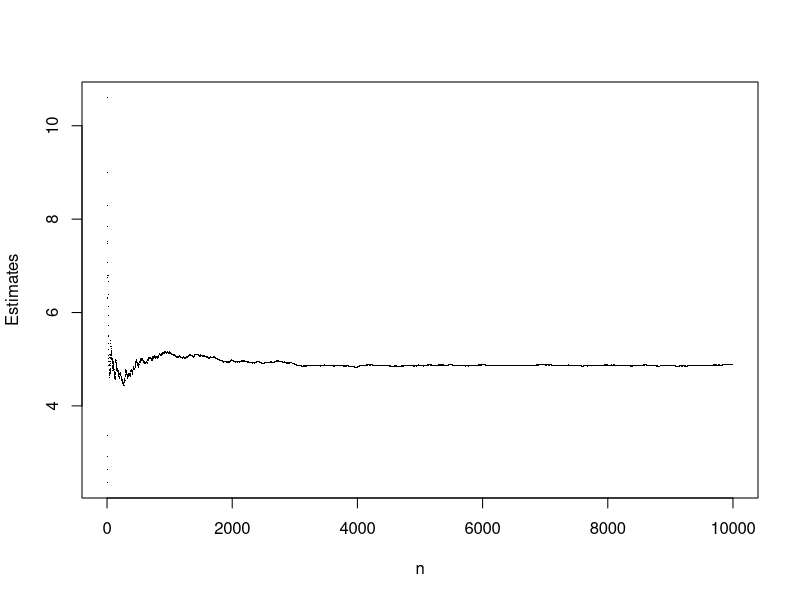

Here is the R script that generated this plot:
## ---- chunk 1
#-----------------------------------------------------------
# Function: estInt1(n) 
#           - (Function to estimate gievn definite integral)
# Input   : n
#           - (The nr. of paris of (U_1, U_2) to generate)
# Output  : est
#           - (The estimate of the definite integal)
#-----------------------------------------------------------
estInt1 <- function(n) {          
  storeVal1 <- c()
  for(i in 1:n){
    U1 <- runif(1)                    
    U2 <- runif(1)
    evalFun <- exp((U1 + U2)^2)        #Evaluate given function.
    storeVal1 <- c(evalFun, storeVal1) #Store function evaluation. 
    est <- sum(storeVal1)/n            #Calculate estimate
  }
  return(est)
}
estInt1(10000)
## ---- chunk 2
#-----------------------------------------------------------
# Function: estInt2(n) 
#           - (Function to estimate gievn definite integral)
# Input   : n
#           - (The nr. of paris of (U_1, U_2) to generate)
# Output  : mat
#           - (A matrix of corresponding pairs of estimates
#              and estimate nr.)
#-----------------------------------------------------------
estInt2 <- function(n) {          
  storeVal1 <- c()
  storeVal2 <- c()
  storeVal3 <- c()
  for(i in 1:n){
    U1 <- runif(1)                    
    U2 <- runif(1)
    evalFun <- exp((U1 + U2)^2)        #Evaluate given function.
    storeVal1 <- c(evalFun, storeVal1) #Store function evaluation. 
    est <- sum(storeVal1)/i            #Calculate estimate for each i.
    storeVal3 <- c(i, storeVal3)       #Store each i for plotting purposes.
    storeVal2 <- c(est, storeVal2)     #Store each estimate for plotting purposes.
  }
  mat <- matrix(c(storeVal3, storeVal2), nrow=length(storeVal1))
  return(mat)
}
maxSim <- 10000
tmp <- estInt2(maxSim)
plot(tmp, xlim=c(0, maxSim), ylim=c(min(tmp[,2]), max(tmp[,2])), xlab="n", ylab="Estimates", pch=".")
